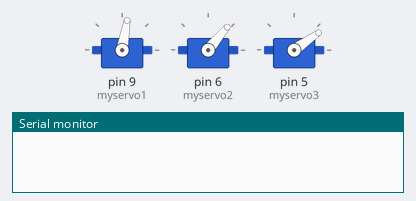
Simulated run of this sketch. Board: Arduino Uno, built with avr-gcc and run on an emulated ATmega328P. Parts: 3 × servo, the last lines printed to the serial monitor. At 16.3 s the program stops and its outputs stay as they are.

Above: at 0.1 s.
At 3.42 s:
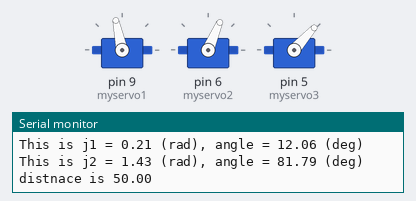
At 4.08 s:
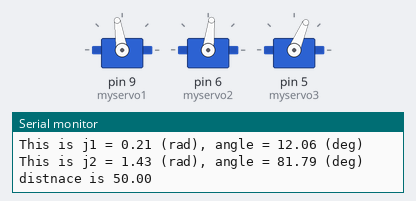
At 7.36 s:
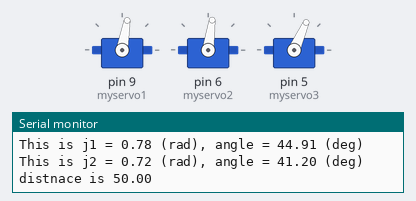
At 8.0 s:
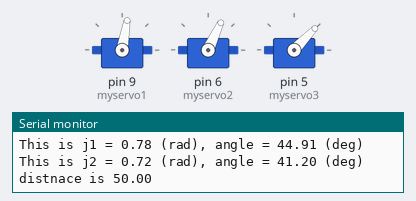
At 14.11 s:
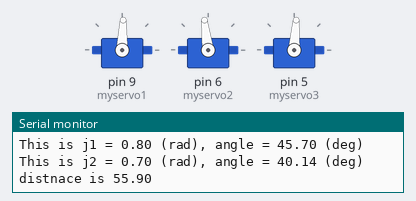
Timing chart, 0 to 17.6 s (numbered marks = the images above):
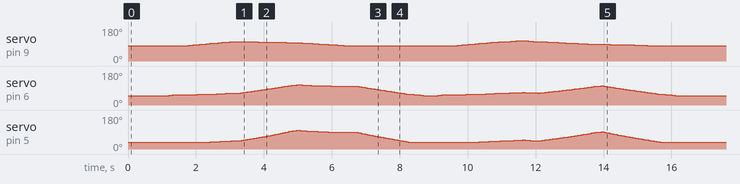

Measured:
- by itself, servo on pin 5 (myservo3): 35° → 36° at 2.0 s, → 37° 0.26 s later, → 38° 0.19 s later, → 39° 0.16 s later, … (233 changes in this stretch)

The sketch:

Project1_Noriko_Kanehara_c.ino
```cpp
#include<Servo.h>
Servo myservo1;  // Create a servo class
Servo myservo2;  // Create a servo class
Servo myservo3;  // Create a servo class

#define DEBUG 1
int delayTime;
// arm length
double L1 = 65;
double L2 = 130;
double L3 = 65;
double L4 = sqrt((L2)*(L2)+(L3)*(L3));
//current position
double curx, cury, curz;
double pi = 3.141592654;

void setup()
{
myservo1.attach(9);  //Set the servo control pin as D9
myservo2.attach(6);  //Set the servo control pin as D6
myservo3.attach(5);  //Set the servo control pin as D5

#ifdef DEBUG
Serial.begin(9600);
#endif
}

void loop() {
// initial position
JointWrite(0,0);
JointWrite(1,0);
JointWrite(2,90);
delay(1000);
curx=130;
cury=curz=0;

// drawing
delayTime=30;

//GoToByJoint(0,80,180,30);
//DrawLine100();
DrawSquare50(50);
DrawTriangle50(50);

while(1); // to stop
}

void DrawTriangle50(double length)
{
double zheight=-10;
GoToXyz(130, 0, 0);
GoToXyz(130, 0, zheight);
GoToXyz(130, length, zheight);
GoToXyz(130, length+10, zheight);//to fix backlash
GoToXyz(130, length, zheight);
GoToXyz(130+length, length/2, zheight);
GoToXyz(130, 0, zheight);
GoToXyz(130,0,0);
}

void DrawSquare50(double length)
{
double zheight=-10;
GoToXyz(130, 0, 0);
GoToXyz(130, 0, zheight);
GoToXyz(130, length, zheight);
GoToXyz(130+length, length, zheight);
GoToXyz(130+length, 0, zheight);
GoToXyz(130, 0, zheight);
GoToXyz(130,0,0);
}

void DrawLine100()
{
double zheight=-10;
GoToXyz(130, 0, 0);
GoToXyz(130, 0, zheight);
GoToXyz(130, 100, zheight);
GoToXyz(130, 0, zheight);
GoToXyz(130,0,0);
}

//Linear control by interpolation
void GoToXyz(double x, double y, double z)
{
double j0, j1, j2;
double xi, yi,zi;
double distance = sqrt( (x-curx)*(x-curx)+(y-cury)*(y-cury)+(z-curz)*(z-curz));
int n;
int h = 1; // grid size
n = distance / h;
int i;
for(i = 0; i< n; i++)
   {
    // coordinates of each node
    xi = ((x-curx)/(double)n)*(double)i+curx;
    yi = ((y-cury)/(double)n)*(double)i+cury;
    zi = ((z-curz)/(double)n)*(double)i+curz;

  // To convert coordinates into angles of each nodes
  j0 = FindTh0(xi,yi,zi);
  j1 = Cord1Th1(xi,yi,zi);
  j2 = Cord2Th2(xi,yi,zi);

  // Function to move to each node
   JointWrite(0,RtoD(j0));
   JointWrite(1,RtoD(j1));
   JointWrite(2,RtoD(j2));
   delay(delayTime);
   //DebugXyzRadian(i,xi,yi,zi,j0,j1,j2);
   }

 DebugNameRadian("j0", j0);
 DebugNameRadian("j1", j1);
 DebugNameRadian("j2", j2);
  Serial.print("distnace is ");
   Serial.println(distance);;

 // to supplement the compensated rounding errors
   j0 = FindTh0(x,y,z);
   j1 = Cord1Th1(x,y,z);
   j2 = Cord2Th2(x,y,z);
   JointWrite(0,RtoD(j0));
   JointWrite(1,RtoD(j1));
   JointWrite(2,RtoD(j2));
   delay(delayTime);

   //DebugXyzRadian(n,x,y,z,j0,j1,j2);

   //To update curx, cury, curz
   curx = x;
   cury = y;
   curz = z;
}

double Cord1Th1(double x, double y, double z)
{
  double theta3 = FindTh3(x,y,z);
  double theta4 = FindTh4(x,y,z);
  double theta5 = FindTh5(theta3,theta4);
  double theta6 = FindTh6(x,y,z);
  double theta1 = FindTh1(theta5,theta6);
  return theta1;
}

double Cord2Th2(double x, double y, double z)
{
  double theta3 = FindTh3(x,y,z);
  double theta7 = FindTh7(L2,L3);
  double theta2 = FindTh2(theta3,theta7);
  return theta2;
}

double FindTh0(double x, double y, double z)
{
  double th0 = atan(y/x);
  return th0;
}

double FindTh3(double x,double y,double z)
{
 double dd= x*x+y*y+z*z;
 double L1_4= L1*L1 + L4*L4;
 double L1Times4= 2*L1*L4;
 double th3_Cal= (L1_4-dd)/L1Times4;
 double th3a = acos(th3_Cal);
 return th3a;
}
double FindTh4(double x,double y,double z)
{
  double d = sqrt(x*x +y*y+z*z);
  double th4 = acos((x*x+y*y+z*z+L4*L4-L1*L1)/(2*L4*d));
  return th4;
}
double FindTh5(double th3, double th4)
{
  double th5 = pi-th3-th4;
  return th5;
}

double FindTh6(double x, double y, double z)
{
  double d2 = sqrt(x*x+y*y);
  double th6 = atan(z/d2);
  return th6;
}

double FindTh1(double th5, double th6)
{
  double th1 = pi/2 -th5-th6;
  return th1;
}

double FindTh7(double L2, double L3)
{
  double th7 = atan(L3/L2);
  return th7;
}

double FindTh2(double th3, double th7)
{
  double th2 = pi -th3-th7;
  return th2;
}


double RtoD(double Radian)
{
  double D = Radian *(180/pi);
  return D;
}

double DtoR(double Degree)
{
  double R = Degree *(pi/180);
  return R;
}

void DebugNameRadian(String radianName, double radian1)
{
  Serial.print("This is ");
  Serial.print(radianName);
  Serial.print(" = ");
  Serial.print(radian1);

  Serial.print(" (rad), angle = ");
  Serial.print(RtoD(radian1));
  Serial.print(" (deg)\n");
}

void DebugXyzRadian(int index, double x, double y, double z, double j0, double j1, double j2)
{
  Serial.print(index);
  Serial.print(", xyz( ");
  Serial.print(x);
  Serial.print(", ");
  Serial.print(y);
  Serial.print(", ");
  Serial.print(z);
  Serial.print(" ) joint( ");
  Serial.print(RtoD(j0));
  Serial.print(", ");
  Serial.print(RtoD(j1));
  Serial.print(", ");
  Serial.print(RtoD(j2));
  Serial.print(" )\n");
}

void GoToByJoint(int in_jointindex, int start, int end, int in_delay)
{
  int n;
  int i;
  if(start<end)
  {
    n = end - start+1;
    for (i=0; i<n;i++)
    {
      PulseWrite(in_jointindex, start+i);
      delay(in_delay);
    }
  }
else
  {
    n = start - end+1;
    for (i=0; i<n; i++)
    {
      PulseWrite(in_jointindex, start-i);
      delay(in_delay);
    }
  }
}

void PulseWrite(int in_jointindex, double in_pulse)
{
  if(in_jointindex==0)
  {
    myservo1.write(in_pulse);
  }
  else if(in_jointindex==1)
  {
    myservo2.write(in_pulse);
  }
  else if(in_jointindex==2)
  {
    myservo3.write(in_pulse);
  }
}

void JointWrite(int in_jointindex, double in_angle)
{
  double machineA;
  if(in_jointindex==0)
  {
    machineA = in_angle * (180.0-80.0)/90.0 + 80.0;
    myservo1.write(machineA);
    //Serial.println(machineA);
  }
  else if(in_jointindex==1)
  {
    machineA = in_angle * (150.0-50.0)/90.0 + 50.0;
    myservo2.write(machineA);
    //Serial.println(machineA);
  }
  else if(in_jointindex==2)
  {
    machineA = in_angle * (35.0-135.0)/90.0 + 135.0;
    myservo3.write(machineA);
    //Serial.println(machineA);
  }
}
```
